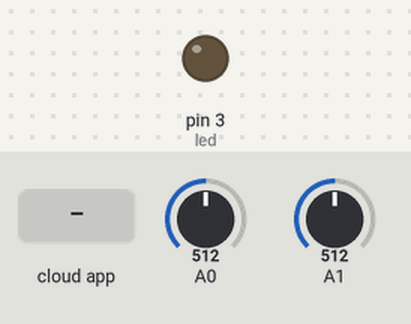
A sketch run on a simulated Arduino Uno, built with avr-gcc and run on an emulated ATmega328P. Shown: output pins drawn as LEDs (lit = HIGH). The test bench sets the inputs (shaded band); at power-on: A0 = 512, A1 = 512. The ROS host is connected and sends only what is stated.

Above: at 1.2 s.
1.3 s: the phone or cloud app sets distance to -100
At 2.0 s:
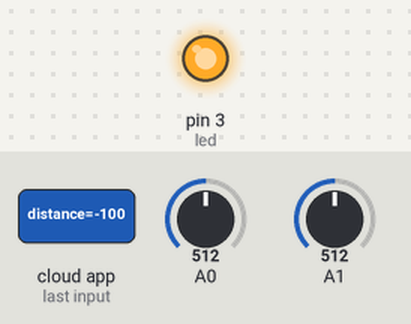
2.8 s: the phone or cloud app sets distance to 100
At 3.2 s:
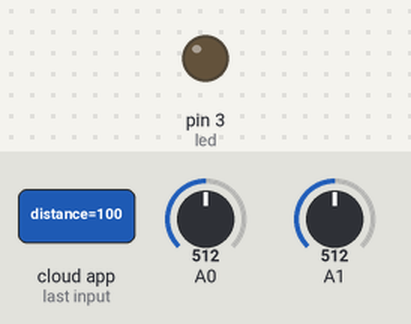
4.3 s: the phone or cloud app sets distance to 0
At 5.5 s:
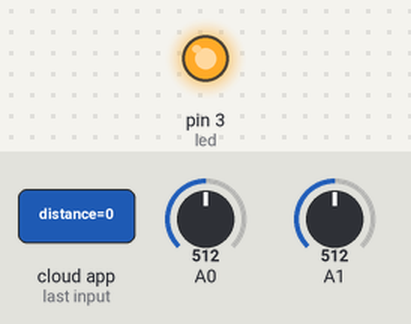
Timing chart, 0 to 7.3 s (numbered marks = the images above; inputs shaded):
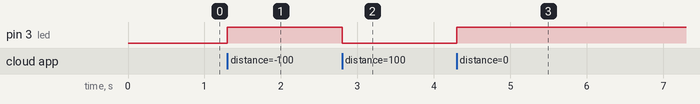

Measured:
- after the input at 1.3 s, pin 3 (led): LOW → HIGH at once
- after the input at 2.8 s, pin 3 (led): HIGH → LOW at once
- after the input at 4.3 s, pin 3 (led): LOW → HIGH at once

The sketch:

Arduino_control.ino
```cpp
#include <ros.h>
#include <std_msgs/String.h>
#include <std_msgs/UInt16.h>
#include <std_msgs/Float64.h>
#include <geometry_msgs/Twist.h>

const int led = 3;

double distance = 0;

ros::NodeHandle nh;
geometry_msgs::Twist msg;
std_msgs::Float64 db_msg;

ros::Publisher pub("move", &msg);

void subscriberCallback(const std_msgs::Float64 &db_msg){
  distance = db_msg.data;
  if (distance < 15.0){
    digitalWrite(led, HIGH);
  }
  else {
    digitalWrite(led, LOW);
  }
}

ros::Subscriber<std_msgs::Float64> sub("distance", &subscriberCallback);

void setup() {
  // put your setup code here, to run once:
  pinMode(led, OUTPUT);
  pinMode(A0, INPUT);
  pinMode(A1, INPUT);
  nh.initNode();//initialize node
  nh.advertise(pub); //start the publisher
  nh.subscribe(sub); //start the subscriber

}

void loop() {
  // put your main code here, to run repeatedly:
  int x = analogRead(A0);
  x = map(x, 0, 1023, -255, 255);
  msg.linear.x = x;
  int z = analogRead(A1);
  z = map(z, 0, 1023, -255, 255);
  msg.angular.z = z;
  pub.publish(&msg);
  nh.spinOnce();

}
```
